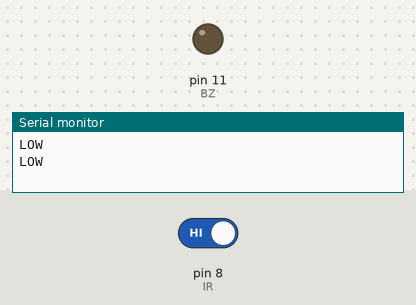
The sketch below on a simulated Arduino Uno, built with avr-gcc and run on an emulated ATmega328P. On the bench: output pins drawn as LEDs (lit = HIGH), the last lines printed to the serial monitor. Inputs (shaded band) come from the test bench; at power-on: pin 8 (IR) HIGH.

Above: at 2.8 s.
2.9 s: pin 8 (IR) driven LOW
At 3.9 s:
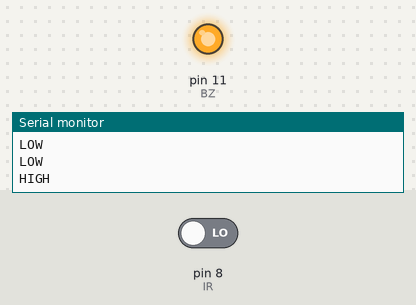
4.5 s: pin 8 (IR) driven HIGH
At 5.4 s:
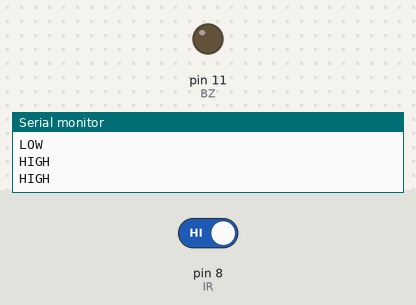
Timing chart, 0 to 7.5 s (numbered marks = the images above; inputs shaded):
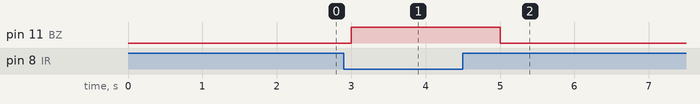

The sketch:

IR_using_Buzzer.ino
```cpp
int IR = 8;
int BZ = 11;

void setup() {
  // put your setup code here, to run once:
pinMode(IR, INPUT);
pinMode(BZ, OUTPUT);
Serial.begin(9600);
}

void loop() {
  // put your main code here, to run repeatedly:
int status = digitalRead(IR);

if(status == LOW)
{
  digitalWrite(BZ, HIGH);
  Serial.println("HIGH");
  delay(1000);
  }
else if (status == HIGH)
{
  digitalWrite(BZ, LOW);
  delay(1000);
  Serial.println("LOW");
  }
}
```

Measured:
- after the input at 2.9 s, pin 11 (BZ): LOW → HIGH after 0.10 s
- after the input at 4.5 s, pin 11 (BZ): HIGH → LOW after 0.50 s
